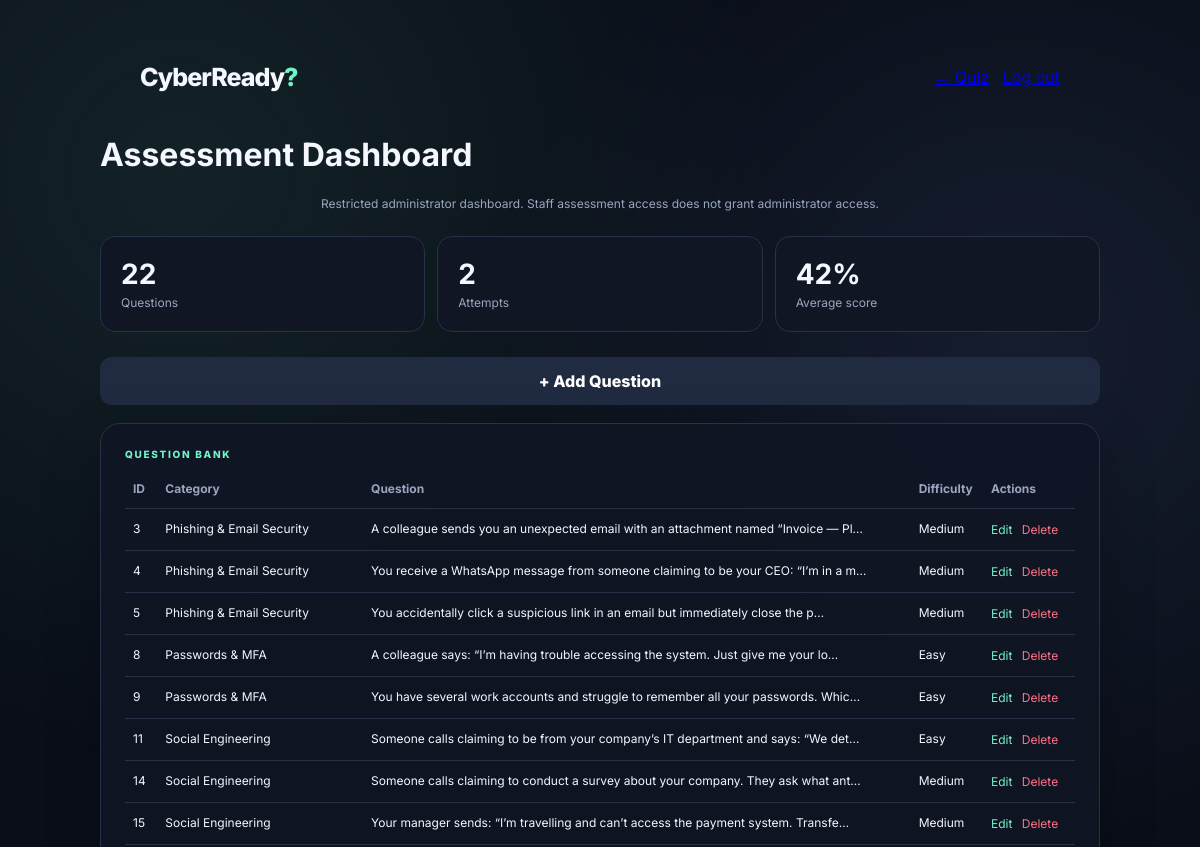
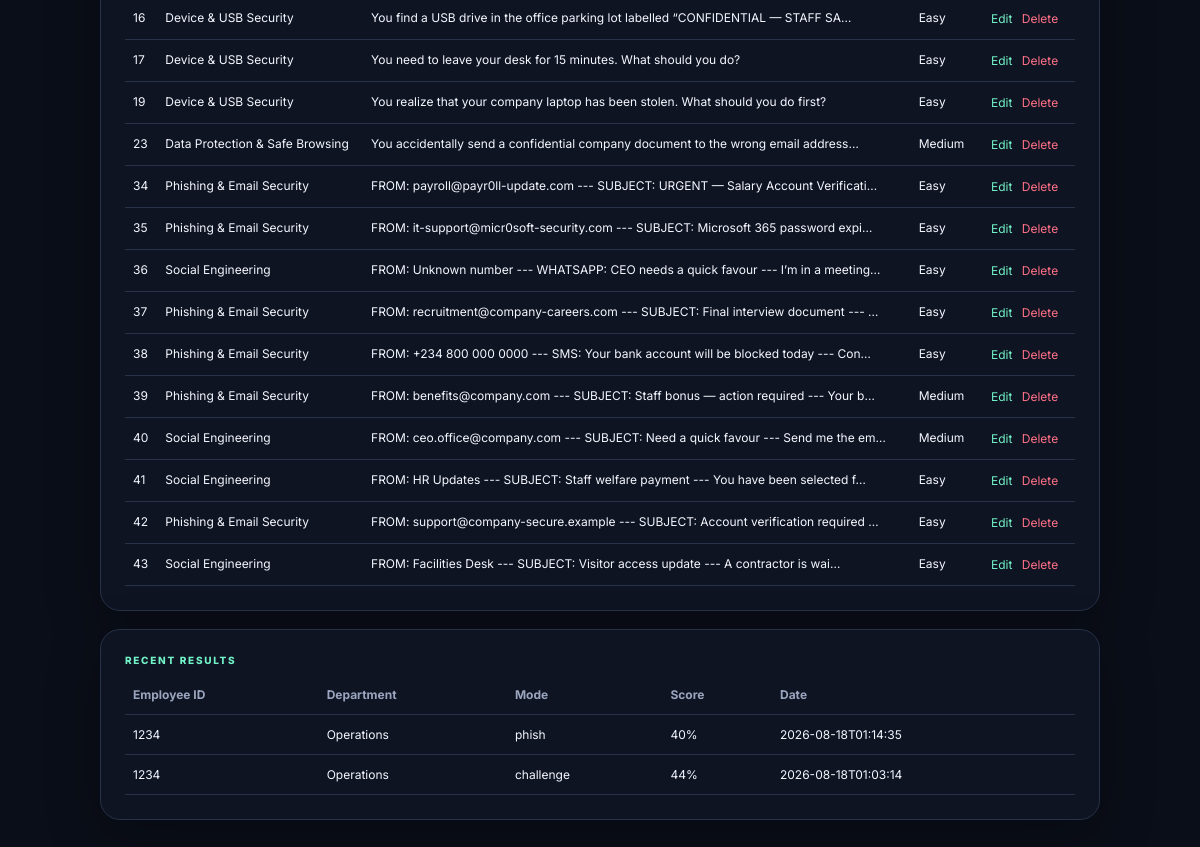
/admin (signed in), run on an earlier commit of the app's database (2 pictures, top to bottom).
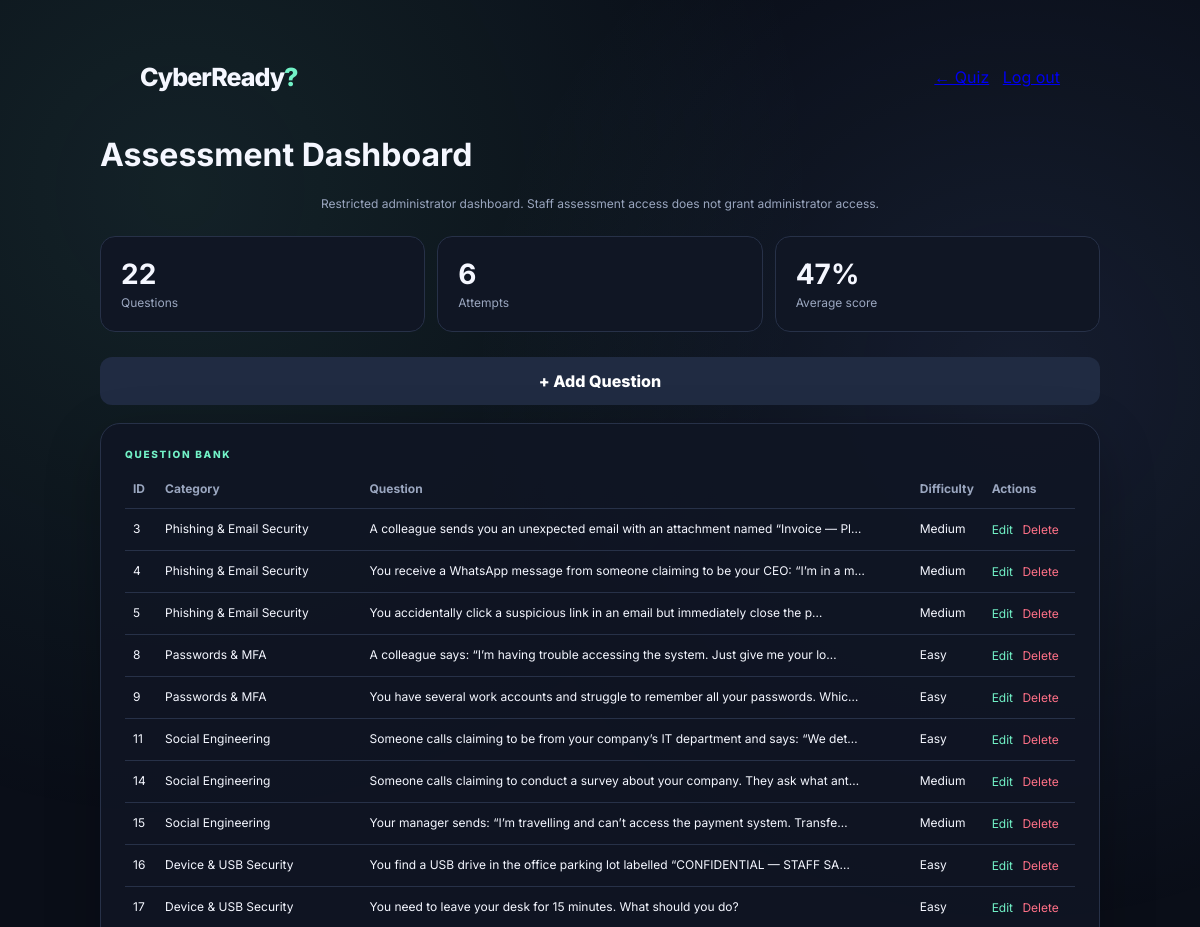
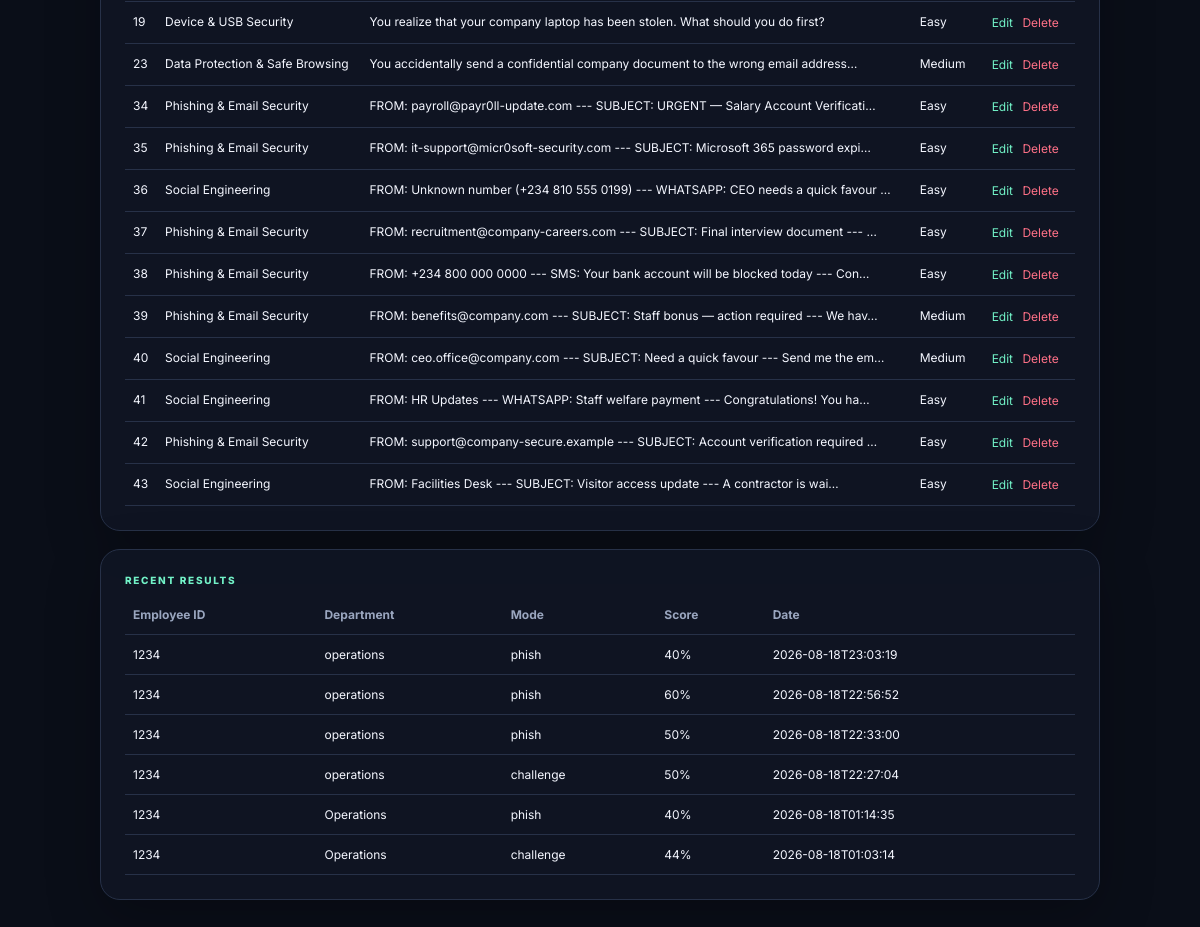
And on a later commit of the database (2 pictures, top to bottom).
### tables this page shows
CREATE TABLE questions (
    id INTEGER PRIMARY KEY AUTOINCREMENT,
    category TEXT NOT NULL,
    question TEXT NOT NULL,
    option_a TEXT NOT NULL,
    option_b TEXT NOT NULL,
    option_c TEXT NOT NULL,
    option_d TEXT NOT NULL,
    correct_answer TEXT NOT NULL,
    explanation TEXT NOT NULL,
    difficulty TEXT NOT NULL DEFAULT 'Medium',
    mode TEXT NOT NULL DEFAULT 'challenge',
    created_at TEXT NOT NULL
);

CREATE TABLE results (
    id INTEGER PRIMARY KEY AUTOINCREMENT,
    employee_id TEXT NOT NULL,
    department TEXT NOT NULL,
    mode TEXT NOT NULL,
    score INTEGER NOT NULL,
    total INTEGER NOT NULL,
    percentage REAL NOT NULL,
    category_scores TEXT,
    completed_at TEXT NOT NULL
);

### app.py (the view)
@app.route("/admin")
@admin_required
def admin():
    conn = get_db()
    questions = conn.execute("SELECT * FROM questions ORDER BY id").fetchall()
    results = conn.execute("SELECT * FROM results ORDER BY id DESC").fetchall()
    conn.close()
    return render_template("admin.html", questions=questions, results=results)

### app.py (called while the page is built)
def get_db():
    conn = sqlite3.connect(DB_PATH)
    conn.row_factory = sqlite3.Row
    return conn

def admin_required(view):
    @wraps(view)
    def wrapped(*args, **kwargs):
        if not session.get("is_admin"):
            return redirect(url_for("admin_login"))
        return view(*args, **kwargs)
    return wrapped

### templates/admin.html (shortened to what this page needs)
<!doctype html>
<html lang="en">
<head>
<title>CyberReady? — Admin</title><link rel="stylesheet" href="{{ url_for('static', filename='css/style.css') }}">
</head>
<body>
<div class="shell admin-shell">
  <div class="topline"><div class="brand mini">CyberReady<span class="q">?</span></div><div><a href="{{ url_for('index') }}">← Quiz</a> &nbsp; <a href="{{ url_for('admin_logout') }}">Log out</a></div></div>
  <h1>Assessment Dashboard</h1>
  <p class="muted">Restricted administrator dashboard. Staff assessment access does not grant administrator access.</p>
  <div class="stats">
    <div class="stat"><b>{{ questions|length }}</b><span>Questions</span></div>
    <div class="stat"><b>{{ results|length }}</b><span>Attempts</span></div>
    <div class="stat"><b>{{ (results|map(attribute='percentage')|list|sum / results|length)|round|int if results else 0 }}%</b><span>Average score</span></div>
  </div>
  <div class="admin-actions"><a class="secondary button-link" href="{{ url_for('add_question') }}">+ Add Question</a></div>
  <div class="card table-card">
    <div class="eyebrow">QUESTION BANK</div>
    <table><thead><tr><th>ID</th><th>Category</th><th>Question</th><th>Difficulty</th><th>Actions</th></tr></thead>
    <tbody>
    {% for q in questions %}
      <tr><td>{{ q["id"] }}</td><td>{{ q["category"] }}</td><td>{{ q["question"][:80] }}{% if q["question"]|length > 80 %}…{% endif %}</td><td>{{ q["difficulty"] }}</td>
      <td><a href="{{ url_for('edit_question', qid=q['id']) }}">Edit</a>
      <form method="post" action="{{ url_for('delete_question', qid=q['id']) }}" class="inline" onsubmit="return confirm('Delete this question?')"><button>Delete</button></form></td></tr>
    {% endfor %}
    </tbody></table>
  </div>
  <div class="card table-card">
    <div class="eyebrow">RECENT RESULTS</div>
    <table><thead><tr><th>Employee ID</th><th>Department</th><th>Mode</th><th>Score</th><th>Date</th></tr></thead>
    <tbody>{% for r in results %}<tr><td>{{ r["employee_id"] }}</td><td>{{ r["department"] }}</td><td>{{ r["mode"] }}</td><td>{{ r["percentage"]|round|int }}%</td><td>{{ r["completed_at"] }}</td></tr>{% endfor %}</tbody></table>
  </div>
</div>
</body></html>

What changed in the data, as far as the page shows it:
changed questions id 36: question "FROM: Unknown number --- WHATSAPP: CEO needs a quick favour --- I’m in a meeting" → "FROM: Unknown number (+234 810 555 0199) --- WHATSAPP: CEO needs a quick favour"
changed questions id 39: question "FROM: benefits@company.com --- SUBJECT: Staff bonus — action required --- Your b" → "FROM: benefits@company.com --- SUBJECT: Staff bonus — action required --- We hav"
changed questions id 41: question "FROM: HR Updates --- SUBJECT: Staff welfare payment --- You have been selected f" → "FROM: HR Updates --- WHATSAPP: Staff welfare payment --- Congratulations! You ha"
added results: employee_id "1234", department "operations", mode "phish", percentage "40", completed_at "2026-08-18T23:03:19"
added results: employee_id "1234", department "operations", mode "phish", percentage "60", completed_at "2026-08-18T22:56:52"
added results: employee_id "1234", department "operations", mode "phish", percentage "50", completed_at "2026-08-18T22:33:00"
added results: employee_id "1234", department "operations", mode "challenge", percentage "50", completed_at "2026-08-18T22:27:04"
Also different on the page:
{{ results|length }}: "2" → "6"
text no longer shown: "42"
text now shown: "47"
